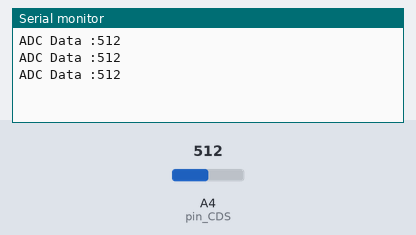
A sketch run on a simulated Arduino Uno, built with avr-gcc and run on an emulated ATmega328P. Shown: the last lines printed to the serial monitor. Inputs (shaded band) come from the test bench; at power-on: A4 (pin_CDS) = 512.

Above: at 1.3 s.
1.4 s: A4 (pin_CDS) set to 716
At 1.9 s:
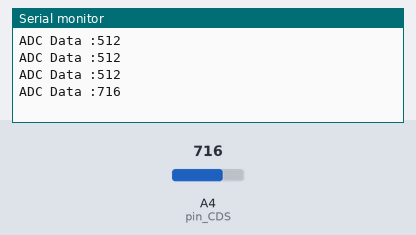
2.9 s: A4 (pin_CDS) set to 900
At 3.4 s:
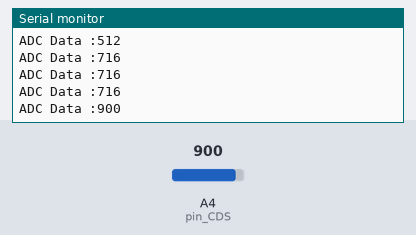
Timing chart, 0 to 5.9 s (numbered marks = the images above; inputs shaded):
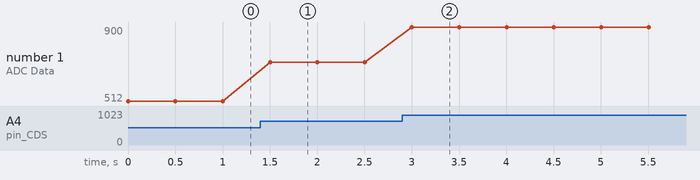

The sketch:

PIONEER_LIGHT.ino
```cpp
int pin_CDS = A4; // CDS pin number A4 setup

void setup() {
  // UART setup baud 115200, data bit 8, parity None, stop bit 1
  Serial.begin(115200);  // same Serial.begin(115200, SERIAL_8N1)
  // CDS analog pin Input Setup
  pinMode(pin_CDS, INPUT);
}

void loop() {
  Serial.print("ADC Data :");
  Serial.println(analogRead(pin_CDS));
  delay(500);
}
```

Measured:
- after the input at 1.4 s, the serial monitor: prints a new line after 0.10 s (image 1)
- after the input at 2.9 s, the serial monitor: prints a new line after 0.10 s (image 2)
- plotted number 1: 512 → 716 after the input at 1.4 s, 716 → 900 after the input at 2.9 s
